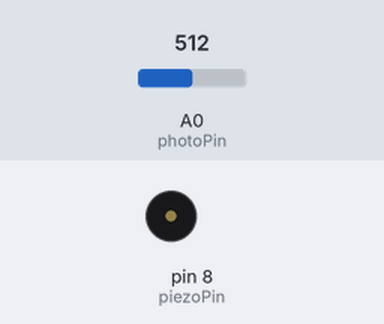
Bench run of a sketch on a simulated Arduino Uno, built with avr-gcc and run on an emulated ATmega328P. On the bench: buzzer (waves = sounding). The test bench sets the inputs (shaded band); at power-on: A0 (photoPin) = 512.

Above: at 0.0 s.
At 5.1 s:
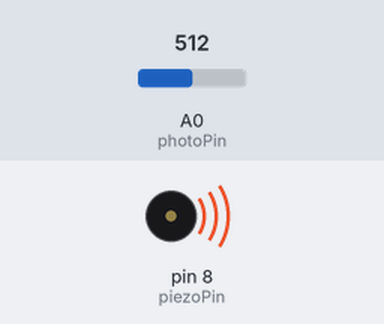
Timing chart, 0 to 6.6 s (numbered marks = the images above):
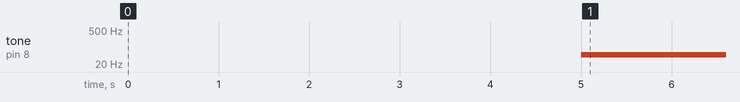

Measured:
- by itself, tone on pin 8 (piezoPin): silent → 49 Hz at 5.0 s

The sketch:

Project_6.ino
```cpp
// (licence header left out)
int sensorHigh = 0;
int sensorLow = 1023;

uint8_t piezoPin = 8;
uint8_t photoPin = A0;

void setup() {
  Serial.begin(9600);
  while (Serial.available() != 0);


  // Proper wait time
  unsigned long start_time = millis();

// Calibration time
#define CAL_TIME 5000

  int sensorValue = 0;

  // Calibration
  while (millis() - start_time < CAL_TIME) {
    sensorValue = analogRead(photoPin);

    sensorHigh = sensorValue > sensorHigh ?
                  sensorValue : sensorHigh;

    sensorLow = sensorValue < sensorLow ?
                  sensorValue : sensorLow;
  }

}

void loop() {
  int sensorValue = analogRead(photoPin);

  int pitch =
    map(sensorValue, sensorLow, sensorHigh, 50, 4000);

  tone(piezoPin, pitch, 20);

  delay(10);
}
```
